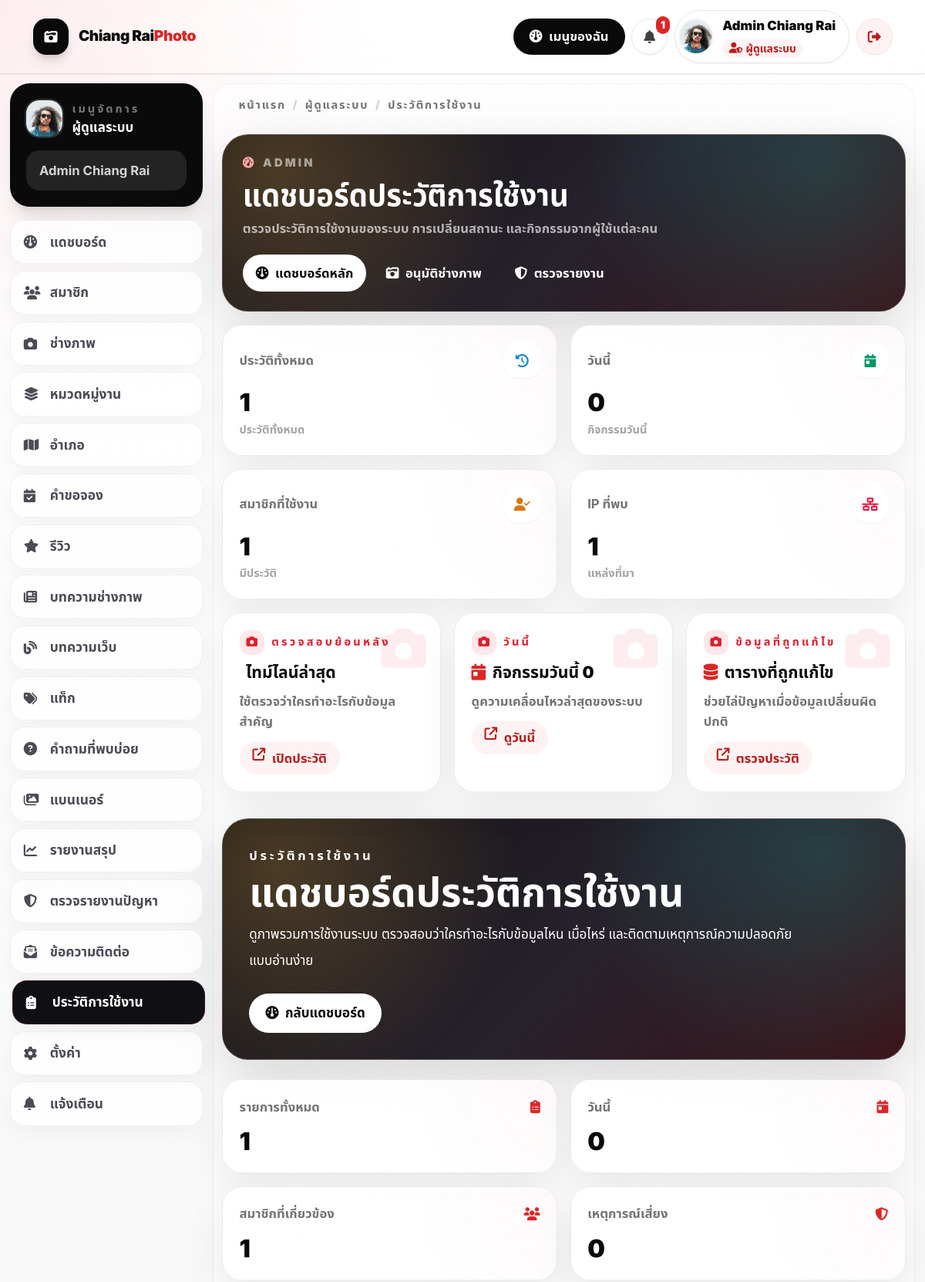
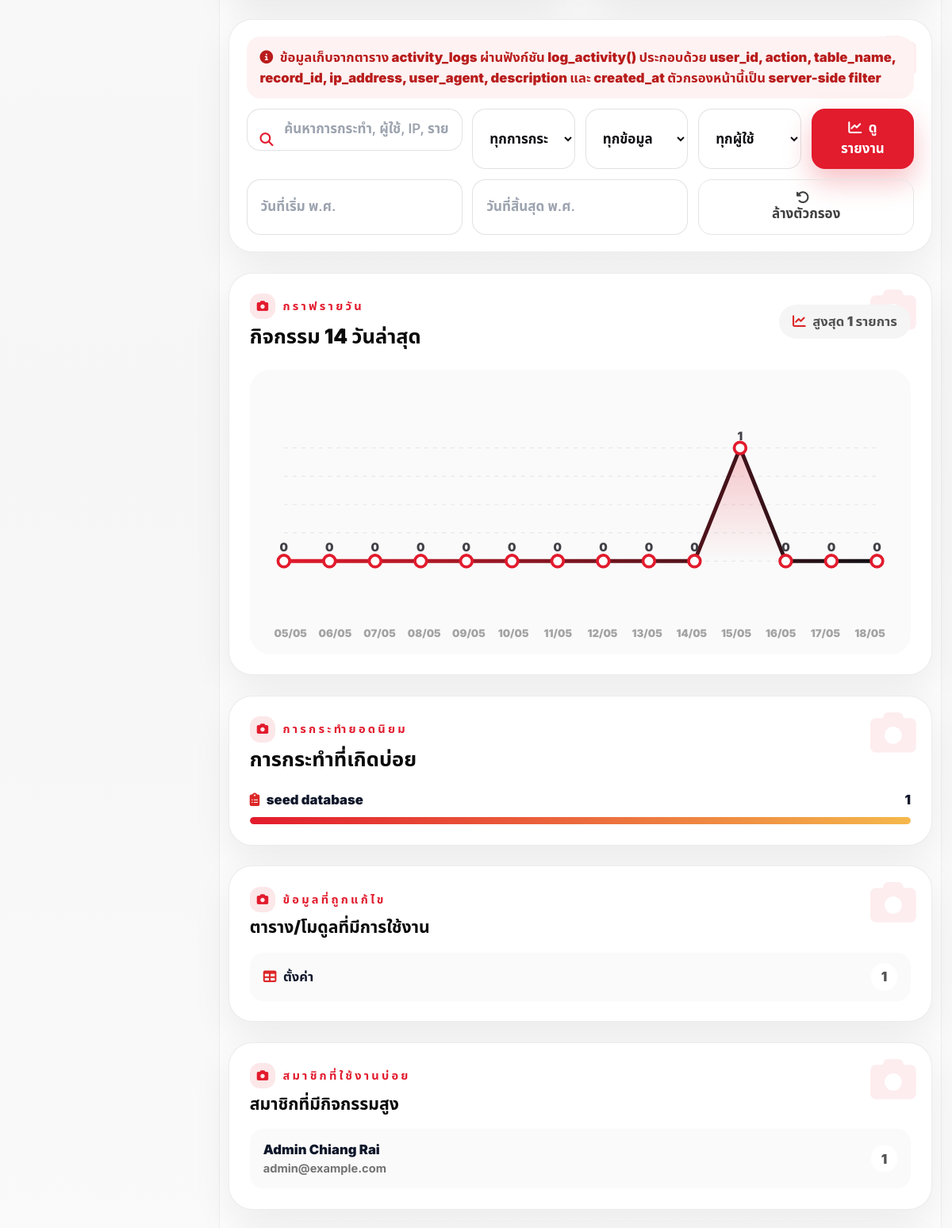
The page /admin/activity_logs.php (signed in, upper part) on the database its author committed (2 pictures, top to bottom).
### tables this page shows
CREATE TABLE users (
  id INT UNSIGNED AUTO_INCREMENT PRIMARY KEY,
  role_id INT UNSIGNED NOT NULL,
  name VARCHAR(150) NOT NULL,
  email VARCHAR(190) NOT NULL,
  phone VARCHAR(50) NULL,
  password VARCHAR(255) NOT NULL,
  avatar VARCHAR(255) NULL,
  status ENUM('active','pending','suspended') NOT NULL DEFAULT 'active',
  email_verified_at DATETIME NULL,
  last_login_at DATETIME NULL,
  remember_token VARCHAR(100) NULL,
  created_at TIMESTAMP NULL DEFAULT CURRENT_TIMESTAMP,
  updated_at TIMESTAMP NULL DEFAULT CURRENT_TIMESTAMP ON UPDATE CURRENT_TIMESTAMP,
  deleted_at DATETIME NULL,
  UNIQUE KEY uk_users_email (email),
  KEY idx_users_role (role_id),
  KEY idx_users_status (status),
  CONSTRAINT fk_users_role FOREIGN KEY (role_id) REFERENCES roles(id)
);

CREATE TABLE roles (
  id INT UNSIGNED AUTO_INCREMENT PRIMARY KEY,
  name VARCHAR(50) NOT NULL UNIQUE,
  display_name VARCHAR(100) NOT NULL,
  created_at TIMESTAMP NULL DEFAULT CURRENT_TIMESTAMP,
  updated_at TIMESTAMP NULL DEFAULT CURRENT_TIMESTAMP ON UPDATE CURRENT_TIMESTAMP
);

### admin/activity_logs.php (the view, shortened to what the rows shown need)
<?php
require_once __DIR__ . '/../includes/functions.php';
requireRole('admin');
include __DIR__ . '/../includes/header.php';
?>
<section class="px-4 py-8 sm:px-6 lg:px-8">
    <div class="dashboard-hero rounded-[2rem] p-6 text-white sm:p-8">
        <div class="flex flex-wrap items-end justify-between gap-6">
            <div>
                <h1 class="mt-2 text-3xl font-black sm:text-5xl">แดชบอร์ดประวัติการใช้งาน</h1>
            </div>
        </div>
    </div>
    <div class="mt-6 grid gap-6 xl:grid-cols-[1.2fr_.8fr]">
        <div class="stock-card rounded-[1.75rem] p-6">
            <div class="flex flex-wrap items-center justify-between gap-4">
                <div>
                    <h2 class="mt-1 text-2xl font-black text-neutral-950">กิจกรรม 14 วันล่าสุด</h2>
                </div>
            </div>
        </div>
        <div class="stock-card rounded-[1.75rem] p-6">
            <h2 class="mt-1 text-2xl font-black text-neutral-950">การกระทำที่เกิดบ่อย</h2>
        </div>
    </div>
    <div class="mt-6 grid gap-6 xl:grid-cols-3">
        <div class="stock-card rounded-[1.75rem] p-6">
            <h2 class="mt-1 text-xl font-black text-neutral-950">ตาราง/โมดูลที่มีการใช้งาน</h2>
        </div>
        <div class="stock-card rounded-[1.75rem] p-6">
            <h2 class="mt-1 text-xl font-black text-neutral-950">สมาชิกที่มีกิจกรรมสูง</h2>
        </div>
    </div>
</section>
<?php include __DIR__ . '/../includes/footer.php'; ?>

### includes/navbar.php (shortened to what the rows shown need)
<?php
$me = current_user();
$unreadCount = 0;
$roleIcon = 'fa-user';
$roleLabel = '';
$roleClass = 'bg-neutral-100 text-neutral-700';
$userInitial = '';
$userAvatarUrl = '';
$workspacePath = '/login.php';
$workspaceLabel = 'เมนูของฉัน';
$workspaceIcon = 'fa-gauge';
$roleHomePath = '/login.php';
$notificationsHref = '/notifications.php';
if ($me) {
    $unreadCount = unread_notifications_count((int)$me['id']);
    $workspacePath = user_workspace_path($me);
    $roleHomePath = dashboard_path((string)$me['role_name']);
    $roleLabel = (string)$me['role_display'];
    $userInitial = mb_substr((string)$me['name'], 0, 1, 'UTF-8');
    $userAvatarUrl = user_avatar_url($me);
    if ($me['role_name'] === 'admin') {
        $roleIcon = 'fa-user-shield';
        $roleClass = 'bg-red-50 text-red-700';
    }
}
?>
<nav class="sticky top-0 z-40 border-b border-black/10 bg-white/92 shadow-sm backdrop-blur-xl">
    <div class="mx-auto flex w-full max-w-[1880px] items-center gap-6 px-5 py-3 sm:px-7 lg:px-10">
        <div class="ml-auto hidden shrink-0 items-center gap-2 md:flex 2xl:gap-3">
            <?php if ($me): ?>
                <a class="inline-flex h-11 items-center rounded-full bg-neutral-950 px-5 text-sm font-black text-white shadow-sm transition hover:-translate-y-0.5 hover:bg-red-600 hover:shadow-lg" href="<?= h($workspacePath) ?>" title="<?= h($workspaceLabel) ?>">
                    <i class="fa-solid <?= h($workspaceIcon) ?> mr-2"></i><?= h($workspaceLabel) ?>
                </a>
                <a class="relative grid h-11 w-11 place-items-center rounded-full border border-neutral-200 bg-white text-neutral-700 shadow-sm transition hover:bg-neutral-950 hover:text-white" href="<?= h($notificationsHref) ?>" title="แจ้งเตือน">
                    <i class="fa-solid fa-bell"></i>
                    <?php if ($unreadCount > 0): ?>
                        <span class="absolute -right-1 -top-1 rounded-full bg-red-600 px-1.5 py-0.5 text-[10px] font-black text-white">
                            <?= $unreadCount ?>
                        </span>
                    <?php endif; ?>
                </a>
                <a class="flex min-w-0 items-center gap-3 rounded-full border border-neutral-200 bg-white py-1.5 pl-1.5 pr-4 shadow-sm transition hover:-translate-y-0.5 hover:border-neutral-300 hover:shadow-lg" href="<?= h($roleHomePath) ?>" title="กลับไปแดชบอร์ดหลัก">
                    <?php if ($userAvatarUrl !== ''): ?>
                        <img class="h-10 w-10 shrink-0 rounded-full object-cover ring-2 ring-neutral-100" src="<?= h($userAvatarUrl) ?>" alt="<?= h($me['name']) ?>">
                    <?php else: ?>
                        <span class="grid h-10 w-10 shrink-0 place-items-center rounded-full bg-neutral-950 text-sm font-black text-white">
                            <?= h($userInitial) ?>
                        </span>
                    <?php endif; ?>
                    <span class="min-w-0 leading-tight">
                        <span class="block max-w-[170px] truncate text-sm font-black text-neutral-950"><?= h($me['name']) ?></span>
                        <span class="mt-1 inline-flex items-center rounded-full px-2 py-0.5 text-[11px] font-black <?= h($roleClass) ?>">
                            <i class="fa-solid <?= h($roleIcon) ?> mr-1"></i><?= h($roleLabel) ?>
                        </span>
                    </span>
                </a>
                <a class="grid h-11 w-11 place-items-center rounded-full border border-red-100 bg-red-50 text-red-700 shadow-sm transition hover:bg-red-600 hover:text-white" href="/logout.php" title="ออกจากระบบ">
                    <i class="fa-solid fa-right-from-bracket"></i>
                </a>
            <?php endif; ?>
        </div>
    </div>
</nav>

### includes/sidebar.php (shortened to what the rows shown need)
<?php
$me = current_user();
$sidebarRequestUri = '/';
if (isset($_SERVER['REQUEST_URI'])) {
    $sidebarRequestUri = $_SERVER['REQUEST_URI'];
}
$currentPath = parse_url($sidebarRequestUri, PHP_URL_PATH);
$navItems = [];
$roleTitle = 'พื้นที่ทำงาน';
$sidebarAvatarUrl = '';
if ($me) {
    $sidebarAvatarUrl = user_avatar_url($me);
    if ($me['role_name'] === 'admin') {
        $roleTitle = 'ผู้ดูแลระบบ';
        $navItems = [
            ['/admin/dashboard.php', 'แดชบอร์ด', 'fa-gauge'],
            ['/admin/users.php', 'สมาชิก', 'fa-users'],
            ['/admin/photographers.php', 'ช่างภาพ', 'fa-camera'],
            ['/admin/categories.php', 'หมวดหมู่งาน', 'fa-layer-group'],
            ['/admin/districts.php', 'อำเภอ', 'fa-map'],
            ['/admin/bookings.php', 'คำขอจอง', 'fa-calendar-check'],
            ['/admin/reviews.php', 'รีวิว', 'fa-star'],
            ['/admin/articles.php', 'บทความช่างภาพ', 'fa-newspaper'],
            ['/admin/blogs.php', 'บทความเว็บ', 'fa-blog'],
            ['/admin/tags.php', 'แท็ก', 'fa-tags'],
            ['/admin/faqs.php', 'คำถามที่พบบ่อย', 'fa-circle-question'],
            ['/admin/banners.php', 'แบนเนอร์', 'fa-images'],
            ['/admin/reports.php', 'รายงานสรุป', 'fa-chart-line'],
            ['/admin/reports_moderation.php', 'ตรวจรายงานปัญหา', 'fa-shield-halved'],
            ['/admin/contact_messages.php', 'ข้อความติดต่อ', 'fa-envelope-open-text'],
            ['/admin/activity_logs.php', 'ประวัติการใช้งาน', 'fa-clipboard-list'],
            ['/admin/settings.php', 'ตั้งค่า', 'fa-gear'],
            ['/notifications.php', 'แจ้งเตือน', 'fa-bell'],
        ];
    }
}
?>
<aside class="workspace-sidebar">
    <div class="rounded-[1.5rem] bg-neutral-950 p-5 text-white shadow-xl">
        <div class="flex items-center gap-3">
            <?php if ($sidebarAvatarUrl !== ''): ?>
                <img class="h-11 w-11 rounded-2xl object-cover ring-2 ring-white/15" src="<?= h($sidebarAvatarUrl) ?>" alt="<?= h($me['name'] ?? $roleTitle) ?>">
            <?php endif; ?>
            <div>
                <p class="text-xs font-black uppercase tracking-[0.2em] text-white/45">เมนูจัดการ</p>
                <h2 class="font-black"><?= h($roleTitle) ?></h2>
            </div>
        </div>
        <?php if ($me): ?>
            <p class="mt-4 truncate rounded-2xl bg-white/10 px-4 py-3 text-sm font-bold text-white/80">
                <?= h($me['name']) ?>
            </p>
        <?php endif; ?>
    </div>
    <nav class="mt-4 grid gap-2">
        <?php foreach ($navItems as $item): ?>
            <?php
            $url = $item[0];
            $label = $item[1];
            $icon = $item[2];
            $isActive = $currentPath === $url;
            $className = 'workspace-nav-link';
            if ($isActive) {
                $className .= ' workspace-nav-link-active';
            }
            ?>
            <a href="<?= h($url) ?>" class="<?= h($className) ?>">
                <i class="fa-solid <?= h($icon) ?> w-5"></i>
                <span><?= h($label) ?></span>
            </a>
        <?php endforeach; ?>
    </nav>
</aside>

### rows shown on the page
users: name "Admin Chiang Rai", role.display_name "ผู้ดูแลระบบ", role.name "ผู้ดูแลระบบ"

### other values the page prints
$workspaceLabel "เมนูของฉัน"
$unreadCount "1"
$label "แดชบอร์ด"
$label "สมาชิก"
$label "ช่างภาพ"
$label "หมวดหมู่งาน"
$label "อำเภอ"
$label "คำขอจอง"
$label "รีวิว"
$label "บทความช่างภาพ"
$label "บทความเว็บ"
$label "แท็ก"
$label "คำถามที่พบบ่อย"
$label "แบนเนอร์"
$label "รายงานสรุป"
